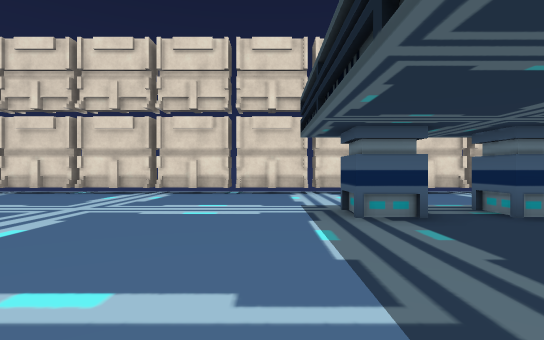
View 1 (above)

24 first-person views from a walk through a Unity game level. The camera is 1.2 m above the floor, looks level and sees 80° across. The floor is counted in squares, 2 m on a side. Each view is taken from the middle of a square. On the plan, view 1 faces up. The plan holds only what a view shows up to about 10 squares ahead; the rest is blank. Some surface patterns are stand-ins.

View 2
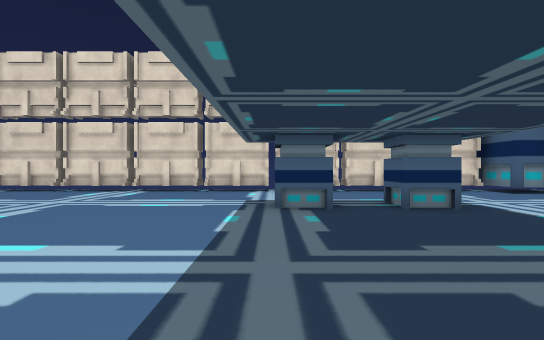

View 3
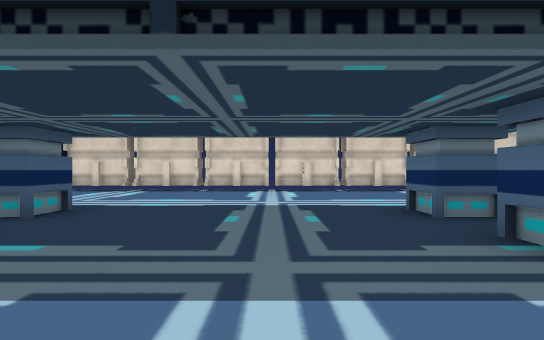

View 4
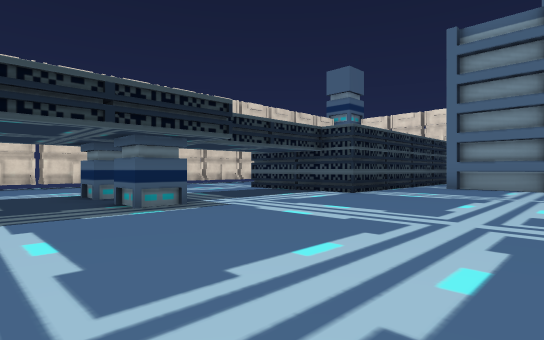

View 5
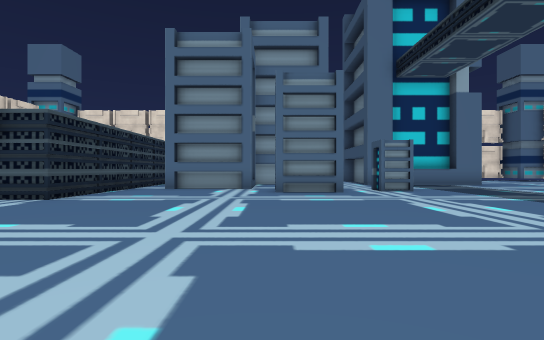

View 6
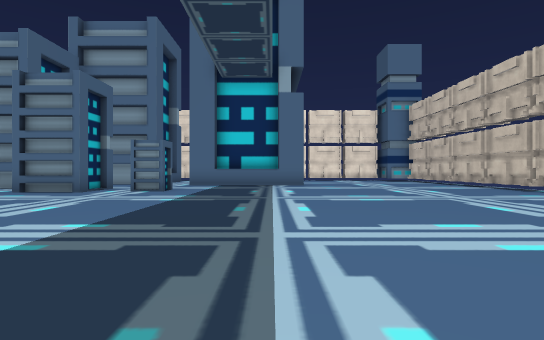

View 7
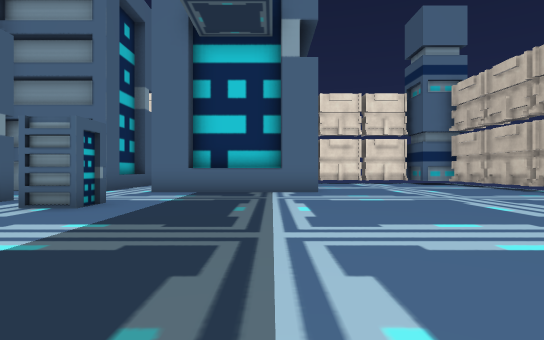

View 8
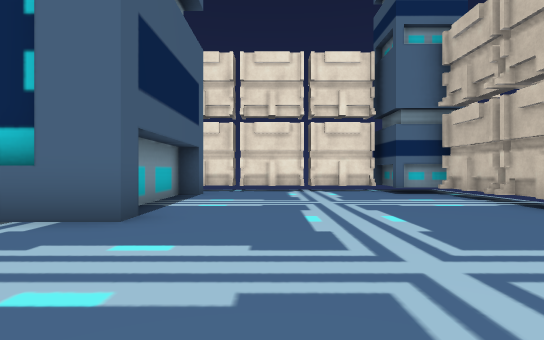

View 9
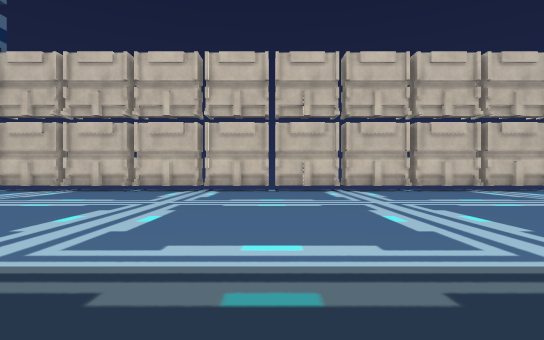

View 10
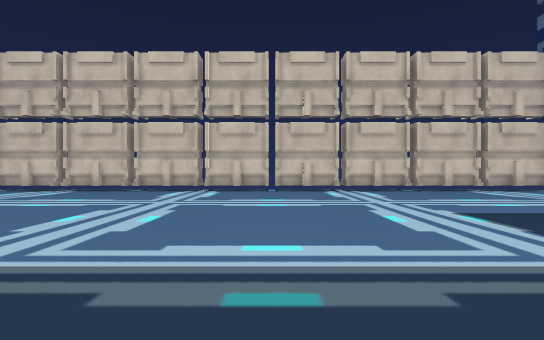

View 11
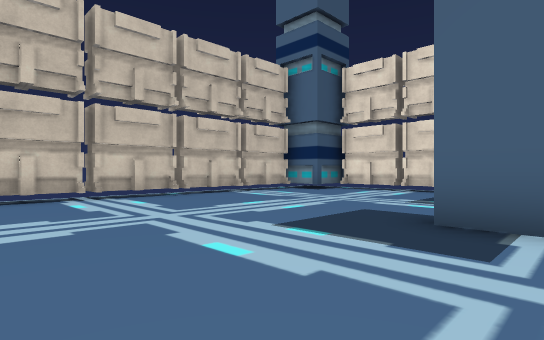

View 12
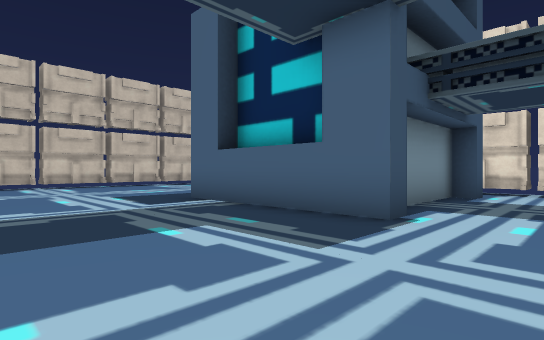

View 13
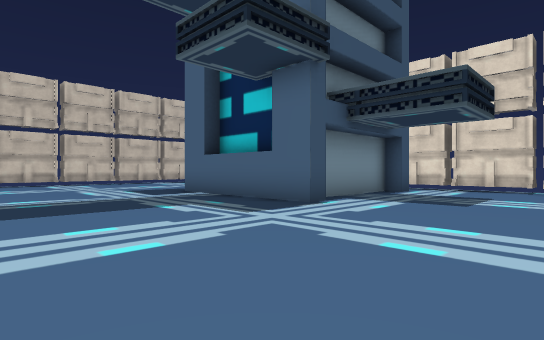

View 14
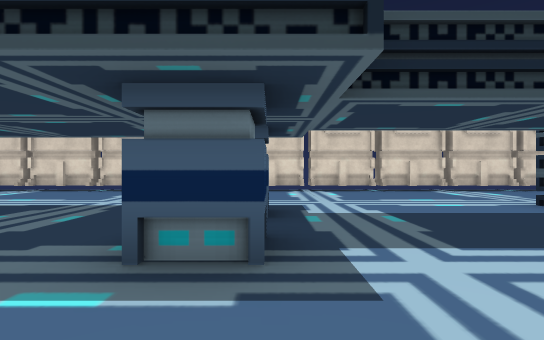

View 15
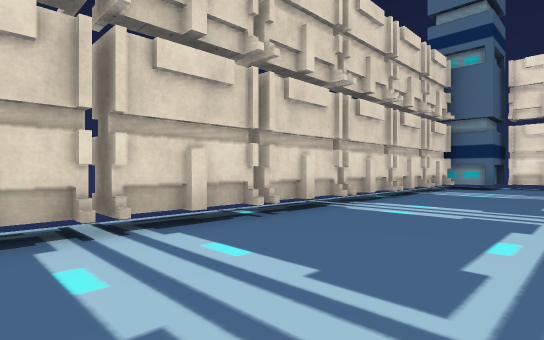

View 16
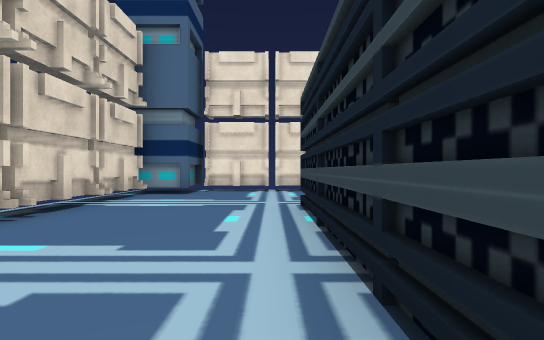

View 17
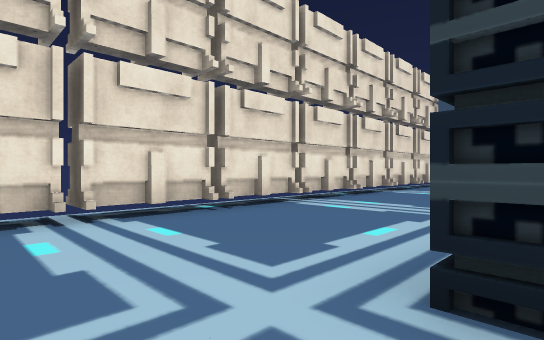

View 18
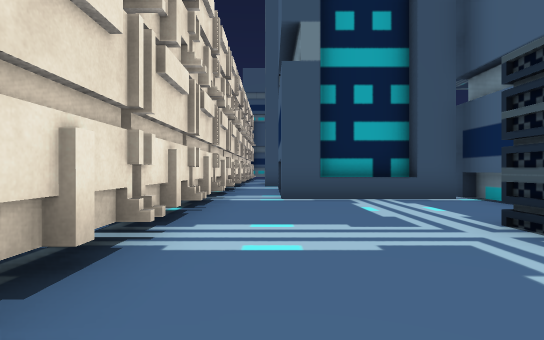

View 19
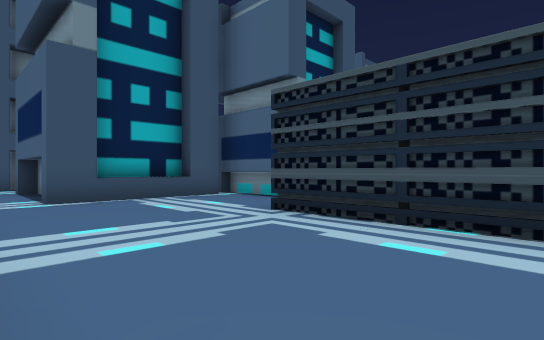

View 20
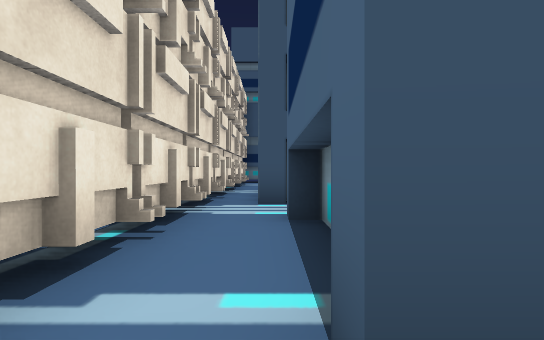

View 21
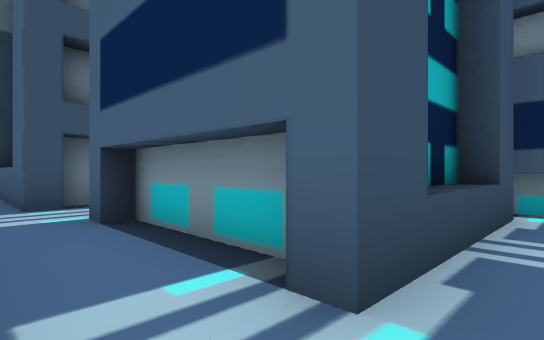

View 22
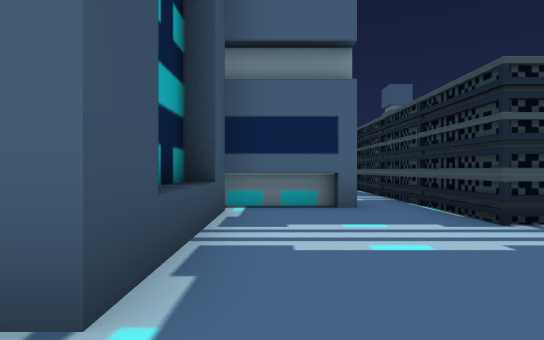

View 23
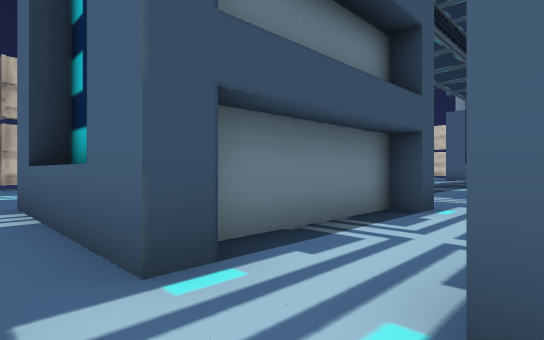

View 24
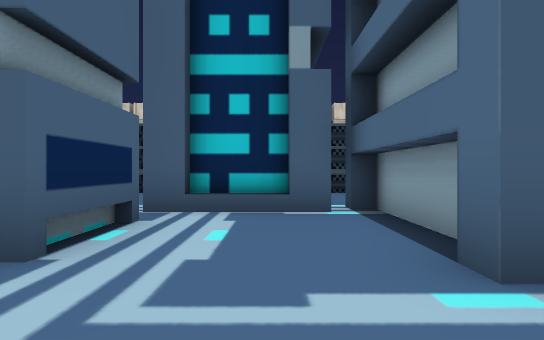

### Floor plan
Key: @ floor where view 1 was taken; # wall or solid block; . floor; O other object.
Columns run from 19 left of view 1 to 9 right of it. Each row starts with its distance up from view 1.
  9    ###     ############## O
  8    ...     ...............O
  7  O....    ##...............OO
  6 #......   #.................#
  5 #......   #..........O.O....#
  4 #......   #.........OOOO....#
  3 #......#####................#
  2 #...........................#
  1 #...........................#
  0 #..................@........#
 -1 #....................O.O....#
 -2 #...................OOOO....#
 -3 #...........................#
 -4 #...........................#
 -5 #...........................#
 -6 #...........................#
 -7 #...................####....#
 -8 #...................#   ....#
 -9 #...........##O#....#   ....#
-10 #..........OO#O##...#  #....#
-11 #...............###.#  #....#
-12 #...............###.#  #....#
-13 #......#####........#  #....#
-14 #.......# #..####...####....#
-15 #.......###..####...........#
-16 #.......###..####...........#
-17 OO.....#####...............OO
-18   O.......................O
-19   O#######################O

Where each view was taken, in squares from view 1:
view 1: 0 up, 0 right, facing up
view 2: 1 down, 1 right, facing up
view 3: 1 up, 1 left, facing right
view 4: 1 up, 4 left, facing down-right
view 5: 0 up, 4 left, facing down
view 6: 0 up, 11 left, facing down
view 7: 4 down, 11 left, facing down
view 8: 9 down, 14 left, facing down
view 9: 9 down, 9 left, facing left
view 10: 1 down, 9 left, facing left
view 11: 1 down, 11 left, facing up-left
view 12: 1 down, 6 left, facing up-left
view 13: 2 down, 4 left, facing up-left
view 14: 2 down, 1 left, facing right
view 15: 6 down, 5 right, facing down-right
view 16: 9 down, 5 right, facing down
view 17: 14 down, 6 right, facing down-left
view 18: 17 down, 4 right, facing left
view 19: 18 down, 4 right, facing up-left
view 20: 17 down, 2 left, facing left
view 21: 18 down, 2 left, facing up-left
view 22: 18 down, 2 left, facing up
view 23: 18 down, 6 left, facing up-left
view 24: 12 down, 8 left, facing right
